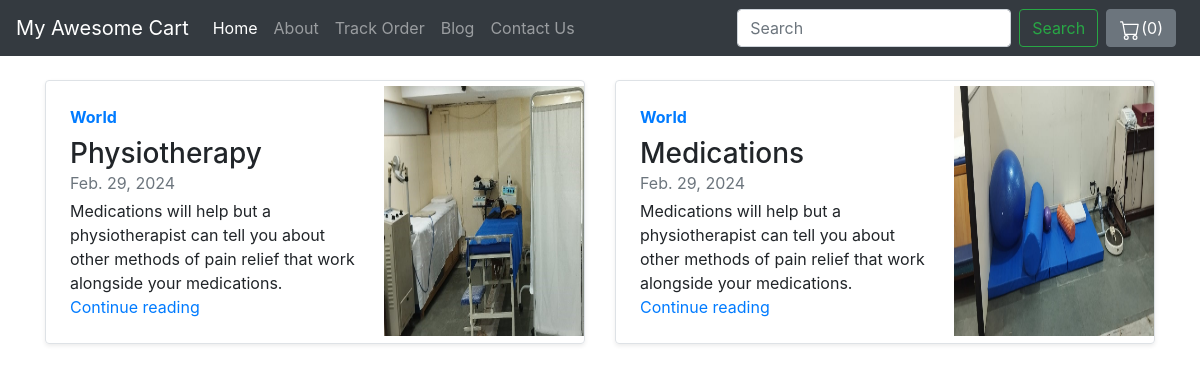
Screenshot of /blog/ with the database file from the repository.
### blog/models.py (models this page shows, shortened)
class Blogpost(models.Model):
    post_id = models.AutoField(primary_key=True)
    title = models.CharField(max_length=50)
    head0 = models.CharField(max_length=500,default="")
    chead0 = models.CharField(max_length=5000,default="")
    head1 = models.CharField(max_length=500,default="")
    chead1 = models.CharField(max_length=5000,default="")
    head2 = models.CharField(max_length=500,default="")
    chead2 = models.CharField(max_length=5000,default="")
    pub_date = models.DateField()
    thumbnail = models.ImageField(upload_to='blog/images',default="")

### blog/views.py (the view)
# urls.py: path('',views.index,name="index"),
def index(request):
    blog=Blogpost.objects.all()
    return render(request,'blog/index.html',{'blog':blog})

### blog/templates/blog/index.html (shortened to what this page needs)
{% extends 'shop/basic.html' %}
{% block body %}
<div class="container mt-4">
<div class="row mb-2">
  {% for i in blog %}
    <div class="col-md-6">
      <div class="row no-gutters border rounded overflow-hidden flex-md-row mb-4 shadow-sm h-md-250 position-relative">
        <div class="col p-4 d-flex flex-column position-static">
          <strong class="d-inline-block mb-2 text-primary">World</strong>
          <h3 class="mb-0">{{i.title}}</h3>
          <div class="mb-1 text-muted">{{i.pub_date}}</div>
          <p class="card-text mb-auto">{{i.chead0}}</p>
          <a href="blogpost/{{i.post_id}}" class="stretched-link">Continue reading</a>
        </div>
        <div class="col-auto d-none d-lg-block">
          <img src="/media/{{i.thumbnail}}" class="bd-placeholder-img" width="200" height="250" aria-label="Placeholder: Thumbnail" style="margin-top:5px;"/>
        </div>
      </div>
    </div>
  {% endfor %}
  </div>
  </div>
{% endblock %}

### rows the page displays
Blogpost: title "Physiotherapy", pub_date "Feb. 29, 2024", chead0 "Medications will help but a physiotherapist can tell you about other methods of pain relief that work alongside your medications.", thumbnail (picture)
Blogpost: title "Medications", pub_date "Feb. 29, 2024", chead0 "Medications will help but a physiotherapist can tell you about other methods of pain relief that work alongside your medications.", thumbnail (picture)
